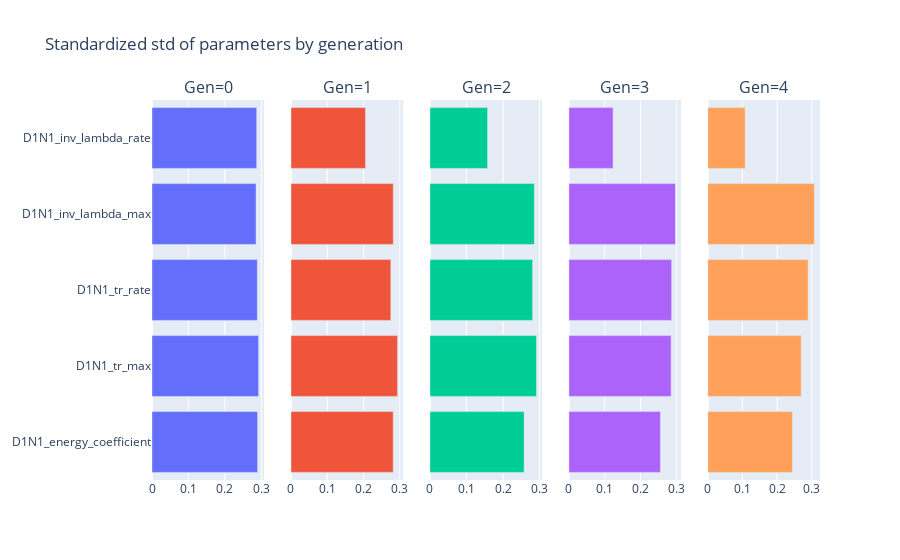

The notebook cell saved with this chart:
### Code cell
viewer.parameters_standardized_deviation()

### Figure 1 — Plotly figure (JSON) as saved in the notebook; plotly's stock layout.template omitted (floating-point values rounded to 4 significant figures)
{"data": [{"orientation": "h", "type": "bar", "x": [0.2898, 0.2925, 0.289, 0.2855, 0.2874], "xaxis": "x", "y": ["D1N1_energy_coefficient", "D1N1_tr_max", "D1N1_tr_rate", "D1N1_inv_lambda_max", "D1N1_inv_lambda_rate"], "yaxis": "y"}, {"orientation": "h", "type": "bar", "x": [0.2817, 0.2937, 0.2752, 0.282, 0.2055], "xaxis": "x2", "y": ["D1N1_energy_coefficient", "D1N1_tr_max", "D1N1_tr_rate", "D1N1_inv_lambda_max", "D1N1_inv_lambda_rate"], "yaxis": "y2"}, {"orientation": "h", "type": "bar", "x": [0.2575, 0.2914, 0.2807, 0.2855, 0.1577], "xaxis": "x3", "y": ["D1N1_energy_coefficient", "D1N1_tr_max", "D1N1_tr_rate", "D1N1_inv_lambda_max", "D1N1_inv_lambda_rate"], "yaxis": "y3"}, {"orientation": "h", "type": "bar", "x": [0.2553, 0.2854, 0.2868, 0.2974, 0.1235], "xaxis": "x4", "y": ["D1N1_energy_coefficient", "D1N1_tr_max", "D1N1_tr_rate", "D1N1_inv_lambda_max", "D1N1_inv_lambda_rate"], "yaxis": "y4"}, {"orientation": "h", "type": "bar", "x": [0.2441, 0.2693, 0.2889, 0.3072, 0.1077], "xaxis": "x5", "y": ["D1N1_energy_coefficient", "D1N1_tr_max", "D1N1_tr_rate", "D1N1_inv_lambda_max", "D1N1_inv_lambda_rate"], "yaxis": "y5"}], "layout": {"annotations": [{"font": {"size": 16}, "showarrow": false, "text": "Gen=0", "x": 0.084, "xanchor": "center", "xref": "paper", "y": 1, "yanchor": "bottom", "yref": "paper"}, {"font": {"size": 16}, "showarrow": false, "text": "Gen=1", "x": 0.292, "xanchor": "center", "xref": "paper", "y": 1, "yanchor": "bottom", "yref": "paper"}, {"font": {"size": 16}, "showarrow": false, "text": "Gen=2", "x": 0.5, "xanchor": "center", "xref": "paper", "y": 1, "yanchor": "bottom", "yref": "paper"}, {"font": {"size": 16}, "showarrow": false, "text": "Gen=3", "x": 0.708, "xanchor": "center", "xref": "paper", "y": 1, "yanchor": "bottom", "yref": "paper"}, {"font": {"size": 16}, "showarrow": false, "text": "Gen=4", "x": 0.916, "xanchor": "center", "xref": "paper", "y": 1, "yanchor": "bottom", "yref": "paper"}], "showlegend": false, "title": {"text": "Standardized std of parameters by generation"}, "xaxis": {"anchor": "y", "domain": [0, 0.168]}, "xaxis2": {"anchor": "y2", "domain": [0.208, 0.376]}, "xaxis3": {"anchor": "y3", "domain": [0.416, 0.584]}, "xaxis4": {"anchor": "y4", "domain": [0.624, 0.792]}, "xaxis5": {"anchor": "y5", "domain": [0.832, 1]}, "yaxis": {"anchor": "x", "domain": [0, 1]}, "yaxis2": {"anchor": "x2", "domain": [0, 1], "matches": "y", "showticklabels": false}, "yaxis3": {"anchor": "x3", "domain": [0, 1], "matches": "y", "showticklabels": false}, "yaxis4": {"anchor": "x4", "domain": [0, 1], "matches": "y", "showticklabels": false}, "yaxis5": {"anchor": "x5", "domain": [0, 1], "matches": "y", "showticklabels": false}}}
